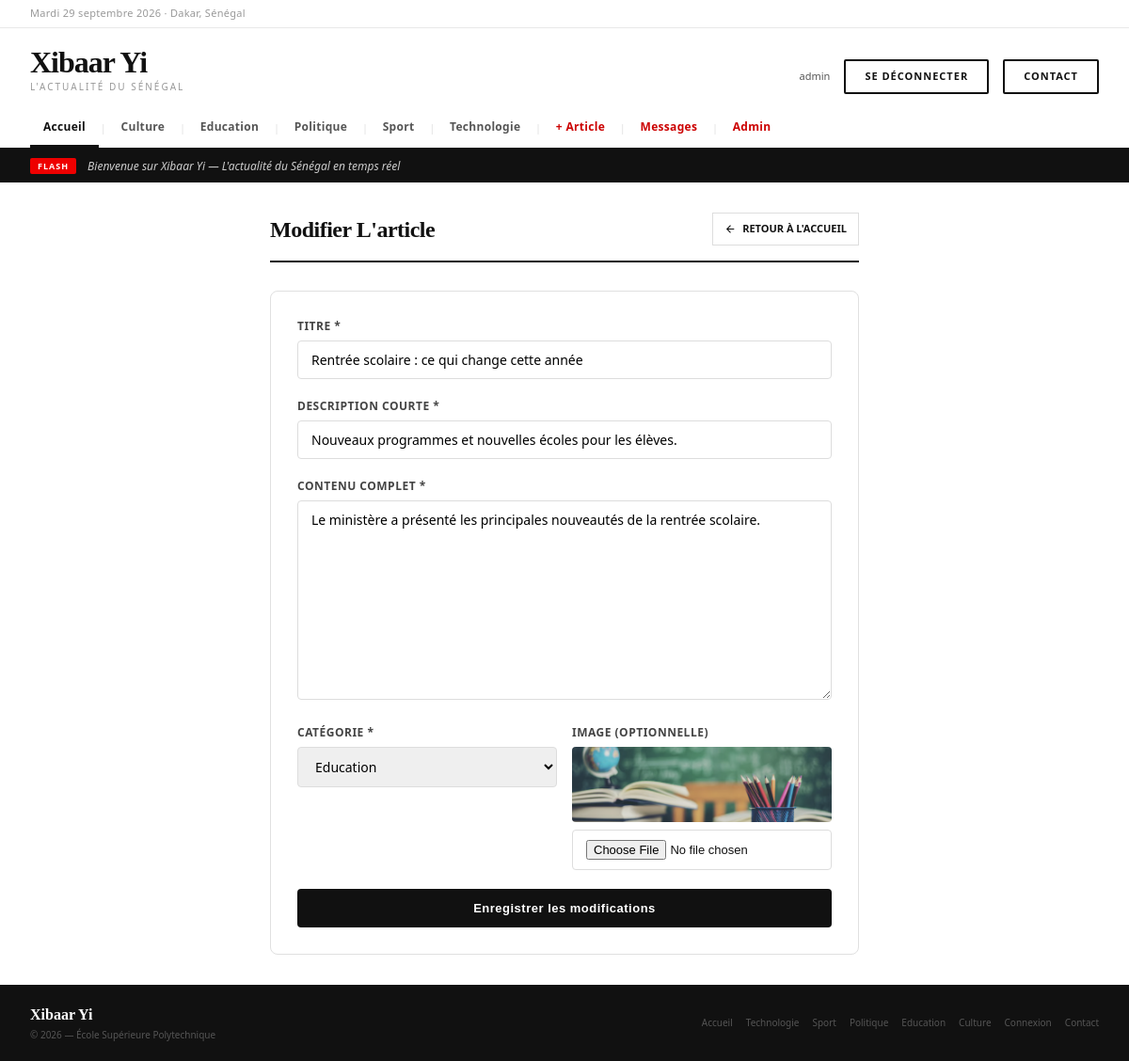
The app's page /admin/articles/modifier.php?id=4 (signed in) with its own data.
### tables this page shows
CREATE TABLE IF NOT EXISTS categories (
    id  INT AUTO_INCREMENT PRIMARY KEY,
    nom VARCHAR(100) NOT NULL UNIQUE
);

CREATE TABLE IF NOT EXISTS articles (
    id                 INT AUTO_INCREMENT PRIMARY KEY,
    titre              VARCHAR(255) NOT NULL,
    description_courte TEXT NOT NULL,
    contenu            LONGTEXT NOT NULL,
    image              VARCHAR(255) DEFAULT '',
    date_publication   DATETIME NOT NULL DEFAULT CURRENT_TIMESTAMP,
    id_categorie       INT NOT NULL,
    id_auteur          INT NOT NULL,
    FOREIGN KEY (id_categorie) REFERENCES categories(id) ON DELETE CASCADE,
    FOREIGN KEY (id_auteur)    REFERENCES utilisateurs(id) ON DELETE CASCADE
);

### includes/config.php (called while the page is built, shortened)
<?php
function url($chemin = '')
{
    return BASE_URL . '/' . ltrim($chemin, '/');
}

### public/admin/articles/modifier.php (the view, shortened to what this page needs)
<?php
require_once __DIR__ . '/../../../includes/auth.php';
$id = (int) $_GET['id'];
$stmt = $pdo->prepare("SELECT * FROM articles WHERE id = ?");
$stmt->execute([$id]);
$article = $stmt->fetch(PDO::FETCH_ASSOC);
$categories = $pdo->query("SELECT * FROM categories ORDER BY nom ASC")->fetchAll(PDO::FETCH_ASSOC);
require_once __DIR__ . '/../../../includes/entete.php';
?>
<div style="max-width:760px; margin:32px auto; padding:0 24px;">
    <div class="page-header">
        <div class="page-title">Modifier l'article</div>
        <a href="<?= url('index.php') ?>" class="btn btn-secondary">
            <svg width="13" height="13" viewBox="0 0 24 24" fill="none" stroke="currentColor" stroke-width="2"><path d="M19 12H5M12 19l-7-7 7-7"/></svg>
            Retour à l'accueil
        </a>
    </div>
    <div style="background:#fff; border-radius:8px; border:0.5px solid #e0e0e0; padding:28px;">
        <form method="POST" action="modifier.php?id=<?= $id ?>" enctype="multipart/form-data" id="formModifier">
            <div style="margin-bottom:20px;">
                <label style="display:block; font-size:12px; font-weight:700; color:#444; margin-bottom:6px; text-transform:uppercase; letter-spacing:.5px;">Titre *</label>
                <input type="text" name="titre" value="<?= htmlspecialchars($article['titre']) ?>"
                    style="width:100%; padding:10px 14px; border:1px solid #ddd; border-radius:4px; font-size:14px; font-family:inherit;">
            </div>
            <div style="margin-bottom:20px;">
                <label style="display:block; font-size:12px; font-weight:700; color:#444; margin-bottom:6px; text-transform:uppercase; letter-spacing:.5px;">Description courte *</label>
                <input type="text" name="description_courte" value="<?= htmlspecialchars($article['description_courte']) ?>"
                    style="width:100%; padding:10px 14px; border:1px solid #ddd; border-radius:4px; font-size:14px; font-family:inherit;">
            </div>
            <div style="margin-bottom:20px;">
                <label style="display:block; font-size:12px; font-weight:700; color:#444; margin-bottom:6px; text-transform:uppercase; letter-spacing:.5px;">Contenu complet *</label>
                <textarea name="contenu" rows="10"
                    style="width:100%; padding:10px 14px; border:1px solid #ddd; border-radius:4px; font-size:14px; font-family:inherit; resize:vertical;"><?= htmlspecialchars($article['contenu']) ?></textarea>
            </div>
            <div style="display:grid; grid-template-columns:1fr 1fr; gap:16px; margin-bottom:20px;">
                <div>
                    <label style="display:block; font-size:12px; font-weight:700; color:#444; margin-bottom:6px; text-transform:uppercase; letter-spacing:.5px;">Catégorie *</label>
                    <select name="id_categorie"
                        style="width:100%; padding:10px 14px; border:1px solid #ddd; border-radius:4px; font-size:14px; font-family:inherit;">
                        <?php foreach ($categories as $cat): ?>
                        <option value="<?= $cat['id'] ?>" <?= $cat['id'] == $article['id_categorie'] ? 'selected' : '' ?>>
                            <?= htmlspecialchars($cat['nom']) ?>
                        </option>
                        <?php endforeach; ?>
                    </select>
                </div>
                <div>
                    <label style="display:block; font-size:12px; font-weight:700; color:#444; margin-bottom:6px; text-transform:uppercase; letter-spacing:.5px;">Image (optionnelle)</label>
                    <?php if ($article['image']): ?>
                        <img src="<?= url('uploads/') ?><?= htmlspecialchars($article['image']) ?>"
                             style="width:100%; height:80px; object-fit:cover; border-radius:4px; margin-bottom:8px;">
                    <?php endif; ?>
                    <input type="file" name="image" accept=".jpg,.jpeg,.png,.webp"
                        style="width:100%; padding:10px 14px; border:1px solid #ddd; border-radius:4px; font-size:13px;">
                </div>
            </div>
            <button type="submit"
                style="width:100%; background:#111; color:#fff; padding:13px; border:none; border-radius:4px; font-size:13px; font-weight:600; cursor:pointer; letter-spacing:.5px;">
                Enregistrer les modifications
            </button>
        </form>
    </div>
</div>
<?php require_once __DIR__ . '/../../../includes/pied.php'; ?>

### includes/entete.php (shortened to what this page needs)
<?php
require_once __DIR__ . '/config.php';
?>
<!DOCTYPE html>
<html lang="fr">
<head>
    <link rel="stylesheet" href="<?= url('assets/css/style.css') ?>">
</head>
<body>
<div class="site">
    <div class="topbar">
        <div class="topbar-date">
            <?php
            $jours_fr = ['Monday'=>'Lundi','Tuesday'=>'Mardi','Wednesday'=>'Mercredi','Thursday'=>'Jeudi','Friday'=>'Vendredi','Saturday'=>'Samedi','Sunday'=>'Dimanche'];
            $mois_fr = ['January'=>'janvier','February'=>'février','March'=>'mars','April'=>'avril','May'=>'mai','June'=>'juin','July'=>'juillet','August'=>'août','September'=>'septembre','October'=>'octobre','November'=>'novembre','December'=>'décembre'];
            $nom_jour = $jours_fr[date('l')] ?? date('l');
            $nom_mois = $mois_fr[date('F')]  ?? date('F');
            echo $nom_jour . ' ' . date('j') . ' ' . $nom_mois . ' ' . date('Y') . ' · Dakar, Sénégal';
            ?>
        </div>
    </div>
    <div class="header">
        <div class="header-main">
            <a href="<?= url('index.php') ?>" style="text-decoration:none;">
                <div class="logo-wordmark">Xibaar Yi</div>
                <div class="logo-tagline">L'actualité du Sénégal</div>
            </a>
            <div class="header-actions">
                <?php if (isset($_SESSION['user_role'])) : ?>
                    <span style="font-size:11px; color:#555;">
                        <?php echo htmlspecialchars($_SESSION['user_login'], ENT_QUOTES, 'UTF-8'); ?>
                    </span>
                    <a href="<?= url('deconnexion.php') ?>" class="btn-cnx">Se déconnecter</a>
                <?php else : ?>
                    <a href="<?= url('connexion.php') ?>" class="btn-cnx">Se connecter</a>
                <?php endif; ?>
                <div class="header-actions">
                    <a href="<?= url('contact.php') ?>" class="btn-cnx">Contact</a>
                </div>
            </div>
        </div>
        <nav class="nav-cats">
            <?php $active_all = (!isset($_GET['categorie']) || empty($_GET['categorie'])) ? 'active' : ''; ?>
            <a href="<?= url('index.php') ?>" class="<?php echo $active_all; ?>">Accueil</a>
            <?php
            if (isset($pdo)) {
                $stmt_nav = $pdo->query("SELECT id, nom FROM categories ORDER BY nom ASC");
                while ($cat = $stmt_nav->fetch(PDO::FETCH_ASSOC)) {
                    $nom = $cat['nom'];
                    $is_active = (isset($_GET['categorie']) && $_GET['categorie'] === $nom) ? 'active' : '';
                    echo '<span class="sep">|</span>';
                    echo '<a href="' . url('index.php') . '?categorie=' . urlencode($nom) . '" class="' . $is_active . '">';
                    echo htmlspecialchars($nom);
                    echo '</a>';
                }
            }
            ?>
            <?php if (isset($_SESSION['user_role'])) : ?>
                <span class="sep">|</span>
                <?php if ($_SESSION['user_role'] === 'editeur' || $_SESSION['user_role'] === 'administrateur') : ?>
                    <a href="<?= url('admin/articles/ajouter.php') ?>" style="color:#cc0000;font-weight:700;">+ Article</a>
                    <span class="sep">|</span>
                    <a href="<?= url('admin/messages/liste.php') ?>" style="color:#cc0000;font-weight:700;">Messages</a>
                <?php endif; ?>
                <?php if ($_SESSION['user_role'] === 'administrateur') : ?>
                    <span class="sep">|</span>
                    <a href="<?= url('admin/utilisateurs/liste.php') ?>" style="color:#cc0000;font-weight:700;">Admin</a>
                <?php endif; ?>
            <?php endif; ?>
        </nav>
    </div>
    <div class="ticker">
        <div class="ticker-label">FLASH</div>
        <div class="ticker-text">Bienvenue sur Xibaar Yi — L'actualité du Sénégal en temps réel</div>
    </div>

### includes/pied.php
<?php
require_once __DIR__ . '/config.php';
?>
    <div class="footer">
        <div>
            <a href="<?= url('index.php') ?>" style="text-decoration: none;">
                <div class="footer-logo">Xibaar Yi</div>
            </a>
            <div class="footer-text">
                &copy; <?php echo date('Y'); ?> — École Supérieure Polytechnique
            </div>
        </div>
        <div class="footer-links">
            <a href="<?= url('index.php') ?>">Accueil</a>
            <a href="<?= url('index.php') ?>?categorie=Technologie">Technologie</a>
            <a href="<?= url('index.php') ?>?categorie=Sport">Sport</a>
             <a href="<?= url('index.php') ?>?categorie=Politique">Politique</a>
              <a href="<?= url('index.php') ?>?categorie=Education">Education</a>
               <a href="<?= url('index.php') ?>?categorie=Culture">Culture</a>
            <a href="<?= url('connexion.php') ?>">Connexion</a>
            <a href="<?= url('contact.php') ?>">Contact</a>
        </div>
    </div>
</div>
</body>
</html>

### public/assets/css/style.css (style rules this page uses)
* { margin: 0; padding: 0; box-sizing: border-box; }
body { font-family: 'Segoe UI', system-ui, sans-serif; background: #fff; color: #111; font-size: 16px; line-height: 1.5; }
a { color: inherit; text-decoration: none; }
img { max-width: 100%; display: block; }
.site { background: #fff; overflow: hidden; }
.topbar { background: #fff; border-bottom: 1px solid #e8e8e8; padding: 6px 32px; display: flex; align-items: center; justify-content: space-between; }
.topbar-date { font-size: 11px; color: #999; letter-spacing: 0.3px; }
.header { background: #fff; padding: 20px 32px 0; border-bottom: 3px solid #111; }
.header-main { display: flex; align-items: flex-end; justify-content: space-between; padding-bottom: 14px; }
.logo-wordmark { font-family: Georgia, serif; font-size: 32px; font-weight: 700; color: #111; letter-spacing: -1px; line-height: 1; }
.logo-tagline { font-size: 10px; color: #999; letter-spacing: 2px; text-transform: uppercase; margin-top: 3px; }
.header-actions { display: flex; align-items: center; gap: 15px; }
.nav-cats { display: flex; align-items: center; overflow-x: auto; padding-top: 2px; gap: 0; }
.nav-cats a { font-size: 12px; font-weight: 600; color: #555; padding: 10px 14px; text-decoration: none; border-bottom: 3px solid transparent; white-space: nowrap; letter-spacing: 0.3px; transition: color 0.15s; }
.nav-cats a.active { color: #111; border-bottom-color: #111; }
.nav-cats .sep { color: #ddd; padding: 0 2px; font-size: 10px; }
.ticker { background: #111; padding: 8px 32px; display: flex; align-items: center; gap: 12px; }
.ticker-label { background: #e00; color: #fff; font-size: 9px; font-weight: 700; padding: 2px 8px; border-radius: 2px; letter-spacing: 1px; flex-shrink: 0; }
.ticker-text { font-size: 12px; color: #ccc; font-style: italic; }
.footer { background: #111; padding: 20px 32px; display: flex; align-items: center; justify-content: space-between; }
.footer-logo { font-family: Georgia, serif; font-size: 16px; color: #fff; font-weight: 700; }
.footer-text { font-size: 10px; color: #555; margin-top: 2px; }
.footer-links { display: flex; gap: 14px; }
.footer-links a { font-size: 10px; color: #555; text-decoration: none; }
.btn-cnx { background: #fff; color: #111; font-size: 11px; font-weight: 600; padding: 8px 18px; border-radius: 2px; border: 1px solid #ccc; letter-spacing: 0.5px; cursor: pointer; transition: border-color 0.15s; }
body { min-height: 100vh; display: flex; flex-direction: column; }
.site { flex: 1; display: flex; flex-direction: column; }
.footer { margin-top: auto; }
.btn-cnx { display: inline-block; padding: 8px 20px; font-size: 11px; font-weight: 700; text-transform: uppercase; letter-spacing: 1px; border: 2px solid #111; background-color: #fff; color: #111; text-decoration: none; cursor: pointer; transition: all 0.3s ease; }
.page-header { display: flex; justify-content: space-between; align-items: center; gap:20px; border-bottom: 2px solid #111; padding-bottom: 15px; margin-bottom: 30px; }
.page-title { font-family: Georgia, serif; font-size: 24px; font-weight: 700; color: #111; letter-spacing: -0.5px; text-transform: capitalize; }
.btn { display: inline-flex; align-items: center; gap: 6px; padding: 8px 12px; font-size: 11px; font-weight: 700; text-transform: uppercase; text-decoration: none; transition: 0.2s; }
.btn-secondary { background-color: #fff; border: 1px solid #ddd; color: #111; }

### records on screen
categories: nom "Culture"
categories: nom "Education"
categories: nom "Politique"
categories: nom "Sport"
categories: nom "Technologie"
articles: titre "Rentrée scolaire : ce qui change cette année", description_courte "Nouveaux programmes et nouvelles écoles pour les élèves.", contenu "Le ministère a présenté les principales nouveautés de la rentrée scolaire.", id_categorie "Education", image (picture)

### other values on screen
$_SESSION['user_login'] "admin"
